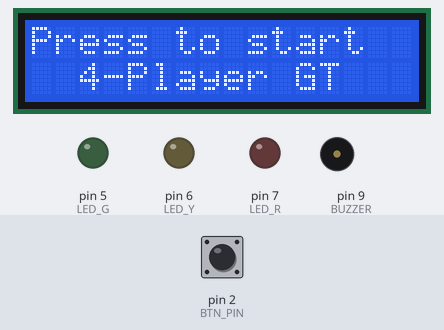
The sketch below on a simulated Arduino Uno, built with avr-gcc and run on an emulated ATmega328P. Shown: 16×2 character LCD, output pins drawn as LEDs (lit = HIGH), buzzer (waves = sounding). Inputs (shaded band) come from the test bench; at power-on: pin 2 (BTN_PIN) HIGH.

Above: at 1.2 s.
1.3 s: pin 2 (BTN_PIN) pulled LOW for 0.15 s
At 3.1 s:
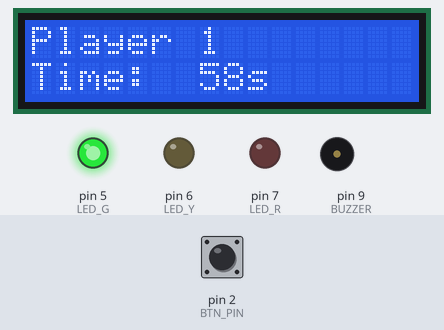
4.4 s: pin 2 (BTN_PIN) pulled LOW for 1 s
At 6.2 s:
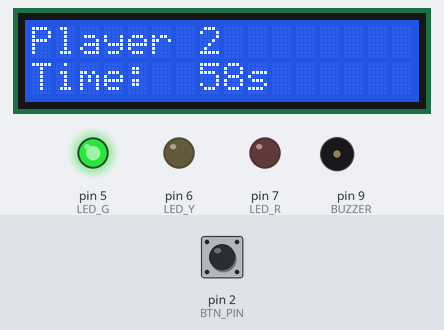
6.9 s: pin 2 (BTN_PIN) pulled LOW for 0.15 s
At 7.47 s:
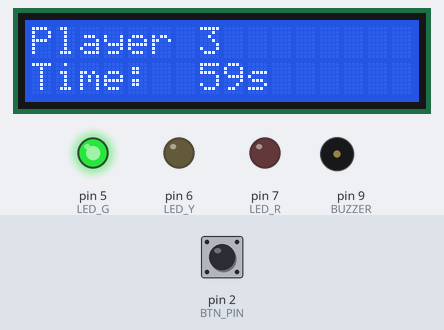
7.6 s: pin 2 (BTN_PIN) pulled LOW for 1 s
At 48.4 s:
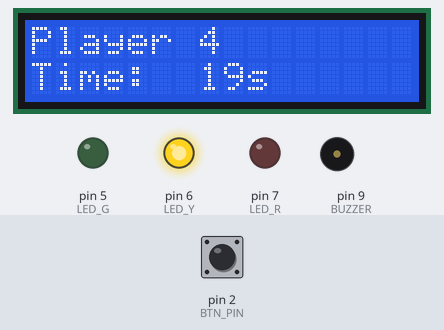
Timing chart, 0 to 49.9 s (numbered marks = the images above; inputs shaded):
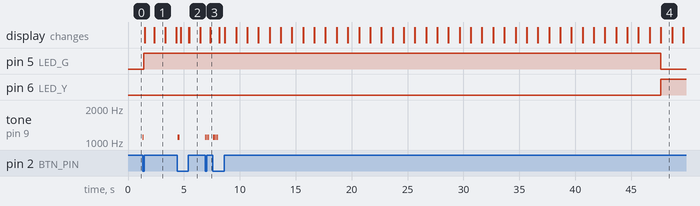

Measured:
- after the input at 1.3 s, pin 5 (LED_G): LOW → HIGH after 0.13 s; tone on pin 9 (BUZZER): silent → 1100 Hz at once, → silent 0.07 s later; the display: first changes after 0.19 s (image 1 shows a later state)
- after the input at 4.4 s, tone on pin 9 (BUZZER): alternates 1100 Hz for 0.07 s and silent for 0.06 s, 4 changes in all, then stays silent, starting at once
- after the input at 6.9 s, tone on pin 9 (BUZZER): alternates 1100 Hz for 0.07 s and silent for 0.06 s, 6 changes in all, then stays silent, starting at once; the display: changes after 0.45 s (image 3)
- after the input at 7.6 s, pin 5 (LED_G): HIGH → LOW after 40.0 s instead of 39.3 s; pin 6 (LED_Y): LOW → HIGH after 40.0 s instead of 39.3 s; tone on pin 9 (BUZZER): alternates 1100 Hz for 0.07 s and silent for 0.06 s, 8 changes in all, then stays silent, starting at once
- what the display in image 1 shows lasts 1.0 s, from 2.3 s to 3.3 s

The sketch:

arduino-game-timer-4-player.ino
```cpp
// 4-Player Game Timer: LCD (I2C) + LEDs (G/Y/R) + Buzzer
// Board: Arduino Uno/Nano (AVR)

#include <Arduino.h>
#include <Wire.h>
#include <LiquidCrystal_I2C.h>

// ---------- Pins ----------
const uint8_t BTN_PIN = 2;         // interrupt-capable
const uint8_t LED_G   = 5;
const uint8_t LED_Y   = 6;
const uint8_t LED_R   = 7;
const uint8_t BUZZER  = 9;

// ---------- LCD ----------
const uint8_t LCD_ADDR = 0x27;     // change to 0x3F if needed
LiquidCrystal_I2C lcd(LCD_ADDR, 16, 2);

// ---------- Game Settings ----------
const uint8_t  NUM_PLAYERS   = 4;      // <<< 4 players
const unsigned long TURN_MS  = 60000;  // 60 s per player
const unsigned long WARN_Y_MS = 20000;
const unsigned long WARN_R_MS = 5000;
const unsigned long DEBOUNCE_MS = 80;

// Optional: show custom names (max 16 chars)
// Leave empty strings to fall back to "Player N"
const char* PLAYER_NAMES[NUM_PLAYERS + 1] = {
  "",        // unused index 0
  "Player 1",
  "Player 2",
  "Player 3",
  "Player 4"
};

// ---------- State ----------
volatile bool btnInterruptFlag = false;    // set in ISR
unsigned long lastBtnTime = 0;

enum State { IDLE, RUNNING, TIMEOUT };
State state = IDLE;

uint8_t activePlayer = 1;    // 1..NUM_PLAYERS
unsigned long deadline = 0;

// ---------- Forward decls ----------
void onButtonISR();
void startTurn(uint8_t p);
void startNextPlayer();
void lightsFor(unsigned long remain);
void beep(int freq, int ms, int pause = 60);
void lcdIdle();
void lcdShow(uint8_t p, unsigned long remainMs);
const char* nameFor(uint8_t p);

void setup() {
  // Button + ISR
  pinMode(BTN_PIN, INPUT_PULLUP);
  attachInterrupt(digitalPinToInterrupt(BTN_PIN), onButtonISR, FALLING);

  // LEDs + buzzer
  pinMode(LED_G, OUTPUT);
  pinMode(LED_Y, OUTPUT);
  pinMode(LED_R, OUTPUT);
  pinMode(BUZZER, OUTPUT);
  digitalWrite(LED_G, LOW);
  digitalWrite(LED_Y, LOW);
  digitalWrite(LED_R, LOW);

  // LCD
  lcd.init();
  lcd.backlight();
  lcdIdle();
}

void loop() {
  // Handle button with debounce in loop
  if (btnInterruptFlag) {
    if (millis() - lastBtnTime >= DEBOUNCE_MS) {
      if (digitalRead(BTN_PIN) == LOW) {
        lastBtnTime = millis();

        if (state == IDLE) {
          // Start with Player 1
          startTurn(1);
        } else if (state == TIMEOUT) {
          // After timeout, move to next player
          startNextPlayer();
        } else { // RUNNING
          // Switch immediately to next player
          startNextPlayer();
        }

        // Wait for release
        while (digitalRead(BTN_PIN) == LOW) { delay(5); }
      }
    }
    btnInterruptFlag = false;
  }

  // Countdown
  if (state == RUNNING) {
    long remain = (long)deadline - (long)millis();
    if (remain <= 0) {
      state = TIMEOUT;

      // Timeout alarm (descending tones)
      int tones[] = {1200, 1000, 800, 600, 400};
      for (uint8_t i = 0; i < 5; i++) { beep(tones[i], 120, 30); }

      // Red blink a few times
      for (uint8_t i = 0; i < 6 && state == TIMEOUT; i++) {
        digitalWrite(LED_R, HIGH); delay(120);
        digitalWrite(LED_R, LOW);  delay(120);
      }

      // LCD message
      lcd.clear();
      lcd.setCursor(0,0); lcd.print("   TIME IS UP   ");
      lcd.setCursor(0,1); lcd.print("Press for next ");
      // Wait for next press to advance to next player
    } else {
      lightsFor((unsigned long)remain);
      lcdShow(activePlayer, (unsigned long)remain);
    }
  }
}

// --- ISR: minimal work only ---
void onButtonISR() {
  btnInterruptFlag = true;
}

// --- Helpers ---
void beep(int freq, int ms, int pause) {
  tone(BUZZER, freq, ms);
  delay(ms + pause);
}

void startTurn(uint8_t p) {
  if (p < 1) p = 1;
  if (p > NUM_PLAYERS) p = NUM_PLAYERS;

  activePlayer = p;
  deadline = millis() + TURN_MS;
  state = RUNNING;

  // Start sound: p short beeps (P1=1 beep, P2=2 beeps, etc.)
  // If you prefer always 2/3 like before, set count to fixed values.
  int count = p;
  if (count > 5) count = 5; // cap to keep it quick if NUM_PLAYERS grows
  int f = 1100;             // same pitch for all players here
  for (int i = 0; i < count; i++) { beep(f, 70, 60); }

  // Immediate UI refresh
  lightsFor(TURN_MS);
  lcdShow(activePlayer, TURN_MS);
}

void startNextPlayer() {
  uint8_t next = activePlayer + 1;
  if (next > NUM_PLAYERS) next = 1;
  startTurn(next);
}

void lightsFor(unsigned long remain) {
  digitalWrite(LED_G, remain > WARN_Y_MS);
  digitalWrite(LED_Y, (remain <= WARN_Y_MS && remain > WARN_R_MS));
  digitalWrite(LED_R, remain <= WARN_R_MS);
}

const char* nameFor(uint8_t p) {
  if (p >= 1 && p <= NUM_PLAYERS) {
    if (PLAYER_NAMES[p][0] != '\0') return PLAYER_NAMES[p];
  }
  return "";
}

void lcdIdle() {
  lcd.clear();
  lcd.setCursor(0,0); lcd.print("Press to start ");
  lcd.setCursor(0,1); lcd.print("  4-Player GT  ");
}

void lcdShow(uint8_t p, unsigned long remainMs) {
  // Name or "Player N"
  lcd.setCursor(0,0);
  const char* nm = nameFor(p);
  if (nm[0] != '\0') {
    // Print name, then pad to clear line
    char buf[17]; // 16 chars + null
    snprintf(buf, sizeof(buf), "%-16s", nm);
    lcd.print(buf);
  } else {
    // "Player N"
    char buf[17];
    snprintf(buf, sizeof(buf), "Player %d        ", p);
    lcd.print(buf);
  }

  // "Time: ###s"
  unsigned long s = remainMs / 1000UL;
  lcd.setCursor(0,1);
  lcd.print("Time: ");
  if (s < 100) lcd.print(' ');
  if (s < 10)  lcd.print(' ');
  lcd.print(s);
  lcd.print("s      ");
}
```
